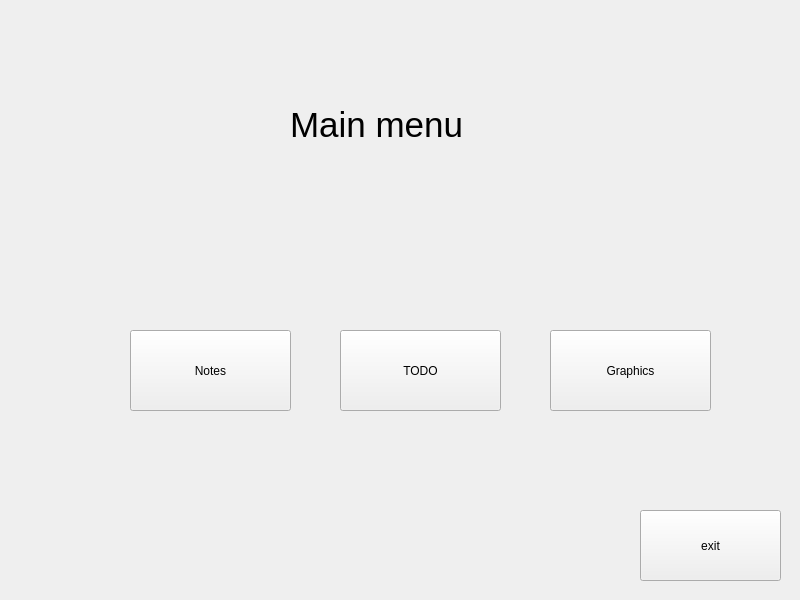
<?xml version="1.0" encoding="UTF-8"?>
<ui version="4.0">
 <class>mainWindow</class>
 <widget class="QWidget" name="mainWindow">
  <property name="geometry">
   <rect>
    <x>0</x>
    <y>0</y>
    <width>800</width>
    <height>600</height>
   </rect>
  </property>
  <property name="windowTitle">
   <string>Form</string>
  </property>
  <widget class="QPushButton" name="exitButton">
   <property name="geometry">
    <rect>
     <x>640</x>
     <y>510</y>
     <width>141</width>
     <height>71</height>
    </rect>
   </property>
   <property name="text">
    <string>exit</string>
   </property>
  </widget>
  <widget class="QPushButton" name="notesButton">
   <property name="geometry">
    <rect>
     <x>130</x>
     <y>330</y>
     <width>161</width>
     <height>81</height>
    </rect>
   </property>
   <property name="text">
    <string>Notes</string>
   </property>
  </widget>
  <widget class="QPushButton" name="todoButton">
   <property name="geometry">
    <rect>
     <x>340</x>
     <y>330</y>
     <width>161</width>
     <height>81</height>
    </rect>
   </property>
   <property name="text">
    <string>TODO</string>
   </property>
  </widget>
  <widget class="QPushButton" name="grahicsButton">
   <property name="geometry">
    <rect>
     <x>550</x>
     <y>330</y>
     <width>161</width>
     <height>81</height>
    </rect>
   </property>
   <property name="text">
    <string>Graphics</string>
   </property>
  </widget>
  <widget class="QLabel" name="label">
   <property name="geometry">
    <rect>
     <x>290</x>
     <y>90</y>
     <width>251</width>
     <height>71</height>
    </rect>
   </property>
   <property name="text">
    <string>&lt;html&gt;&lt;head/&gt;&lt;body&gt;&lt;p&gt;&lt;span style=&quot; font-size:26pt;&quot;&gt;Main menu&lt;/span&gt;&lt;/p&gt;&lt;/body&gt;&lt;/html&gt;</string>
   </property>
  </widget>
 </widget>
 <resources/>
 <connections/>
</ui>
